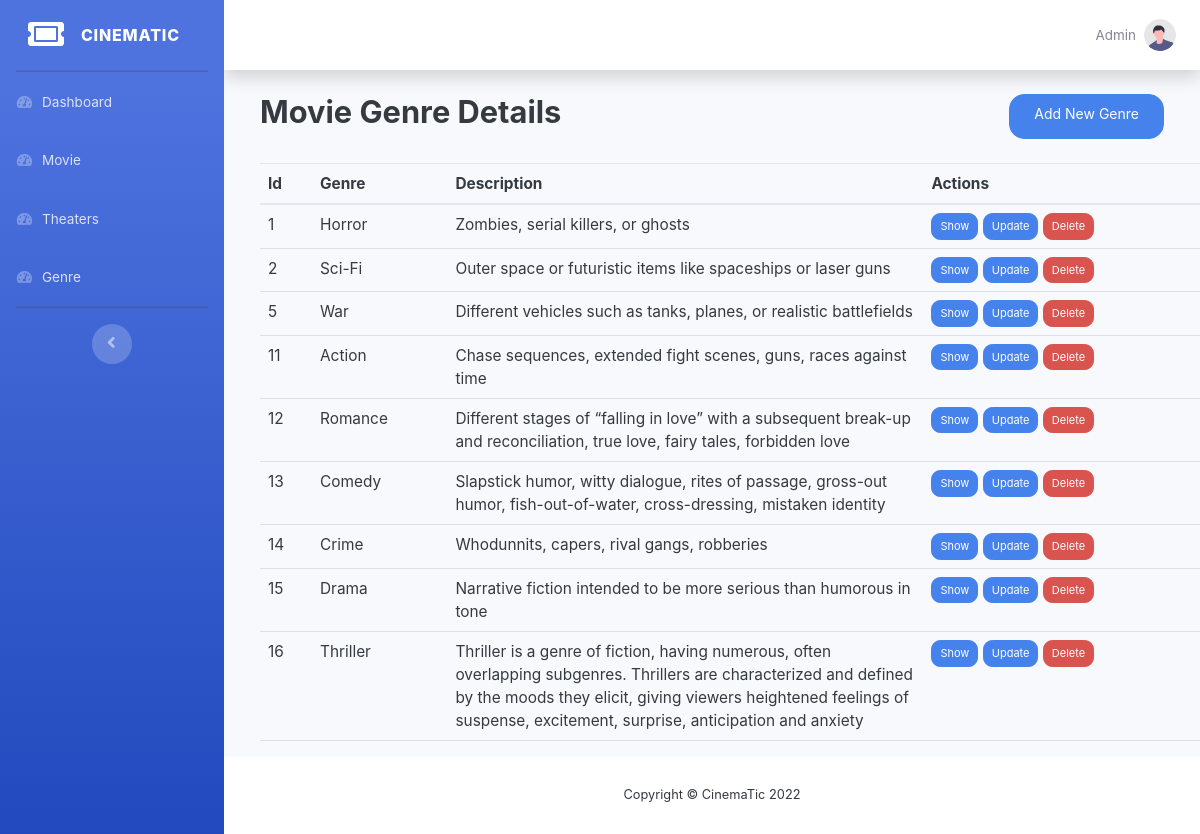
The app's page /admin/genre/index.php (signed in) with its own data.
### tables this page shows
CREATE TABLE `genre` (
  `id` int(11) NOT NULL,
  `name` varchar(30) NOT NULL,
  `description` text NOT NULL
);

### functions/db.php (called while the page is built, shortened)
<?php
function pdo()
{
    $dbhost = "localhost";
    $dbname = "mtbs";
    $dbuser = "root";
    $dbpass = "";
    $options = [
        PDO::ATTR_DEFAULT_FETCH_MODE => PDO::FETCH_ASSOC
    ];
    $dsn = "mysql:host=" . $dbhost . ";dbname=" . $dbname;
    try {
        $pdo = new PDO($dsn, $dbuser, $dbpass, $options);
    } catch (PDOException $e) {
        die("Cannot Connect to Database: " . $e->getMessage());
    }
    return $pdo;
}
function all($table)
{
    $pdo = pdo();
    $stmt = $pdo->prepare("SELECT * FROM $table");
    $stmt->execute();
    return $stmt->fetchAll();
}

### admin/genre/index.php (the view, shortened to what this page needs)
<?php
$result = all('genre');
include  __DIR__ . "/../components/header.php";
include  __DIR__ . "/../components/sidebar.php";
?>
<div class="container-fluid">
    <div class="d-flex m-4 justify-content-between mb-4">
        <h3>Movie Genre Details</h3>
        <a href="./create.php" class="btn btn-primary px-4">Add New Genre</a>
    </div>
    <table class="table mx-4">
        <thead>
            <tr>
                <th>Id</th>
                <th>Genre</th>
                <th>Description</th>
                <th>Actions</th>
            </tr>
        </thead>
        <tbody>
            <?php foreach ($result as $key) : ?>
                <tr>
                    <td><?php echo $key['id']; ?></td>
                    <td><?php echo $key['name']; ?></td>
                    <td class="w-50"><?php echo $key['description']; ?></td>
                    <td>
                        <a class="btn btn-primary btn-sm " href="#!">Show</a>
                        <a class="btn btn-primary btn-sm " href="./edit.php?id=<?php echo $key['id']; ?>">Update</a>
                        <a class="btn btn-danger btn-sm " onclick="confirmDelete(<?php echo $key['id']; ?>)" href="#!">Delete</a>
                    </td>
                </tr>
            <?php endforeach;  ?>
        </tbody>
    </table>
</div>
</div>
<?php include "../components/footer.php"; ?>

### records on screen
genre: id "1", name "Horror", description "Zombies, serial killers, or ghosts"
genre: id "2", name "Sci-Fi", description "Outer space or futuristic items like spaceships or laser guns"
genre: id "5", name "War", description "Different vehicles such as tanks, planes, or realistic battlefields"
genre: id "11", name "Action", description "Chase sequences, extended fight scenes, guns, races against time"
genre: id "12", name "Romance", description "Different stages of “falling in love” with a subsequent break-up and reconciliation, true love, fairy tales, forbidden love"
genre: id "13", name "Comedy", description "Slapstick humor, witty dialogue, rites of passage, gross-out humor, fish-out-of-water, cross-dressing, mistaken identity"
genre: id "14", name "Crime", description "Whodunnits, capers, rival gangs, robberies"
genre: id "15", name "Drama", description "Narrative fiction intended to be more serious than humorous in tone"
genre: id "16", name "Thriller", description "Thriller is a genre of fiction, having numerous, often overlapping subgenres. Thrillers are characterized and defined by the moods they elicit, giving viewers heightened feelings of suspense, excitement, surprise, anticipation and anxiety"
